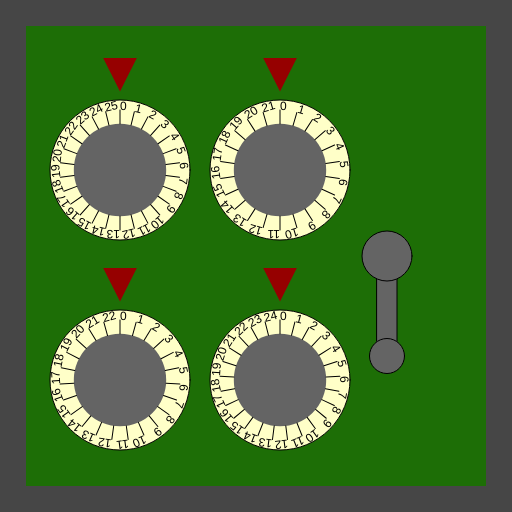
Frame 1 (no input)
Frame 60 (no input): identical to frame 1, image omitted
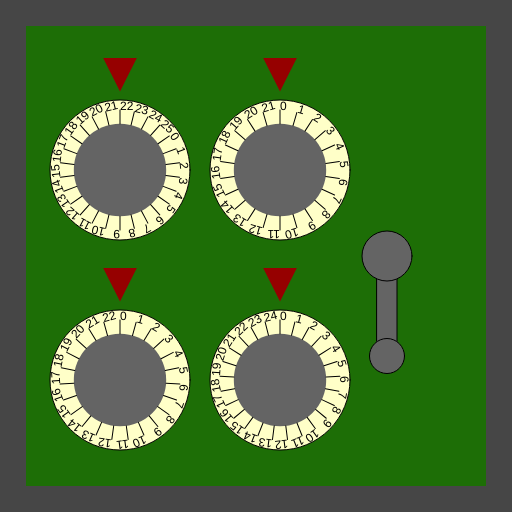
Frame 120 (the mouse pressed at the canvas centre since frame 60)

The p5.js sketch that drew these frames (run headless with seeded random() and noise() and a simulated clock; from frame 60 on, the mouse is pressed at the canvas centre):

// p5.js sketch
// ── sketch.js
/*

Officer: 3523094
CaseNum: 303-2-81322302-3523094

Case 303 - The Case of the Crooked Attorney
Stage 3 - The Gates Bank

I’ve made an appointment for you at the Gates Bank to retrieve your safe deposit box from the vault.
Actually you will break into Torvalds’ one.

Crack the safe by doing the following:

	When the mouse button is pressed:
	- Make RestrictedStoreKeyA equal to the value of mouseY
	- Use the 'max' function to prevent RestrictedStoreKeyA from falling below 3

	When any key is released:
	- Increment RestrictedStoreKeyB by 3
	- Use the 'min' function to prevent RestrictedStoreKeyB from going above 19

	Whilst the mouse is being dragged:
	- Make RestrictedStoreKeyC equal to the value of mouseX
	- Use the 'constrain' function to prevent RestrictedStoreKeyC from falling below 3 and going above 16

	Whilst the mouse is being dragged:
	- Increment RestrictedStoreKeyD by 1
	- Use the 'min' function to prevent RestrictedStoreKeyD from going above 21

	Whilst the mouse is being dragged:
	- Make RestrictedStoreKeyE equal to the value of mouseX
	- Use the 'min' function to prevent RestrictedStoreKeyE from going above 78



This time you'll need to create the relevant event handlers yourself.

There are many possible ways of investigating this case, but you
should use ONLY the following commands:

	- The assignment operator aka. the equals sign !
	- mouseX, mouseY
	- Incrementing +=
	- Decrementing -=
	- min, max
	- constrain

*/

//declare the variables

var RestrictedStoreKeyA;
var RestrictedStoreKeyB;
var RestrictedStoreKeyC;
var RestrictedStoreKeyD;
var RestrictedStoreKeyE;
var minKeyA = 3;
var keyB;
var maxKeyB = 19;
var keyC;
var minKeyC = 3;
var maxKeyC = 16;
var keyD;
var maxKeyD = 21;
var keyE;
var maxKeyE = 78;


function preload()
{
	//IMAGES WILL BE LOADED HERE

}

function setup()
{
	createCanvas(512,512);

	//initialise the variables
	RestrictedStoreKeyA = 0;
	RestrictedStoreKeyB = 0;
	RestrictedStoreKeyC = 0;
	RestrictedStoreKeyD = 0;
	RestrictedStoreKeyE = 0;

}

///////////////////EVENT HANDLERS///////////////////

//Create event handlers here to open the safe ...
function mousePressed() 
{
    RestrictedStoreKeyA = max(mouseY, minKeyA);
}

function keyReleased() 
{
    keyB = RestrictedStoreKeyB + 3;
    RestrictedStoreKeyB =min (keyB, maxKeyB);
}


function mouseDragged() 
{
    keyC = mouseX;
    RestrictedStoreKeyC = constrain(keyC, minKeyC, maxKeyC);
    keyD = RestrictedStoreKeyD + 1;
    RestrictedStoreKeyD = min(keyD, maxKeyD);
    
    keyE = mouseX;
    RestrictedStoreKeyE = min(keyE, maxKeyE);
}

///////////////DO NOT CHANGE CODE BELOW THIS POINT///////////////////

function draw()
{

	//Draw the safe door
	background(70);
	noStroke();
	fill(29,110,6);
	rect(26,26,width-52,width-52);

	//Draw the combination dials
	push();
	translate(120,170);
	drawDial(140,RestrictedStoreKeyA, 26);
	pop();

	push();
	translate(120,380);
	drawDial(140,RestrictedStoreKeyB, 23);
	pop();

	push();
	translate(280,170);
	drawDial(140,RestrictedStoreKeyC, 22);
	pop();

	push();
	translate(280,380);
	drawDial(140,RestrictedStoreKeyD, 25);
	pop();

	//Draw the lever
	push();
	translate(width - 125,256);
	drawLever(RestrictedStoreKeyE);
	pop();


}

function drawDial(diameter,num,maxNum)
{
	//the combination lock

	var r = diameter * 0.5;
	var p = r * 0.6;

	stroke(0);
	fill(255,255,200);
	ellipse(0,0,diameter,diameter);
	fill(100);
	noStroke();
	ellipse(0,0,diameter*0.66,diameter*0.66);
	fill(150,0,0);
	triangle(
		-p * 0.4,-r-p,
		p * 0.4,-r-p,
		0,-r-p/5
	);

	noStroke();

	push();
	var inc = 360/maxNum;

	rotate(radians(-num * inc));
	for(var i = 0; i < maxNum; i++)
	{
		push();
		rotate(radians(i * inc));
		stroke(0);
		line(0,-r*0.66,0,-(r-10));
		noStroke();
		fill(0);
		text(i,0,-(r-10));
		pop();
	}

	pop();
}

function drawLever(rot)
{
	push();
	rotate(radians(-rot))
	stroke(0);
	fill(100);
	rect(-10,0,20,100);
	ellipse(0,0,50,50);
	ellipse(0,100,35,35);
	pop();
}
